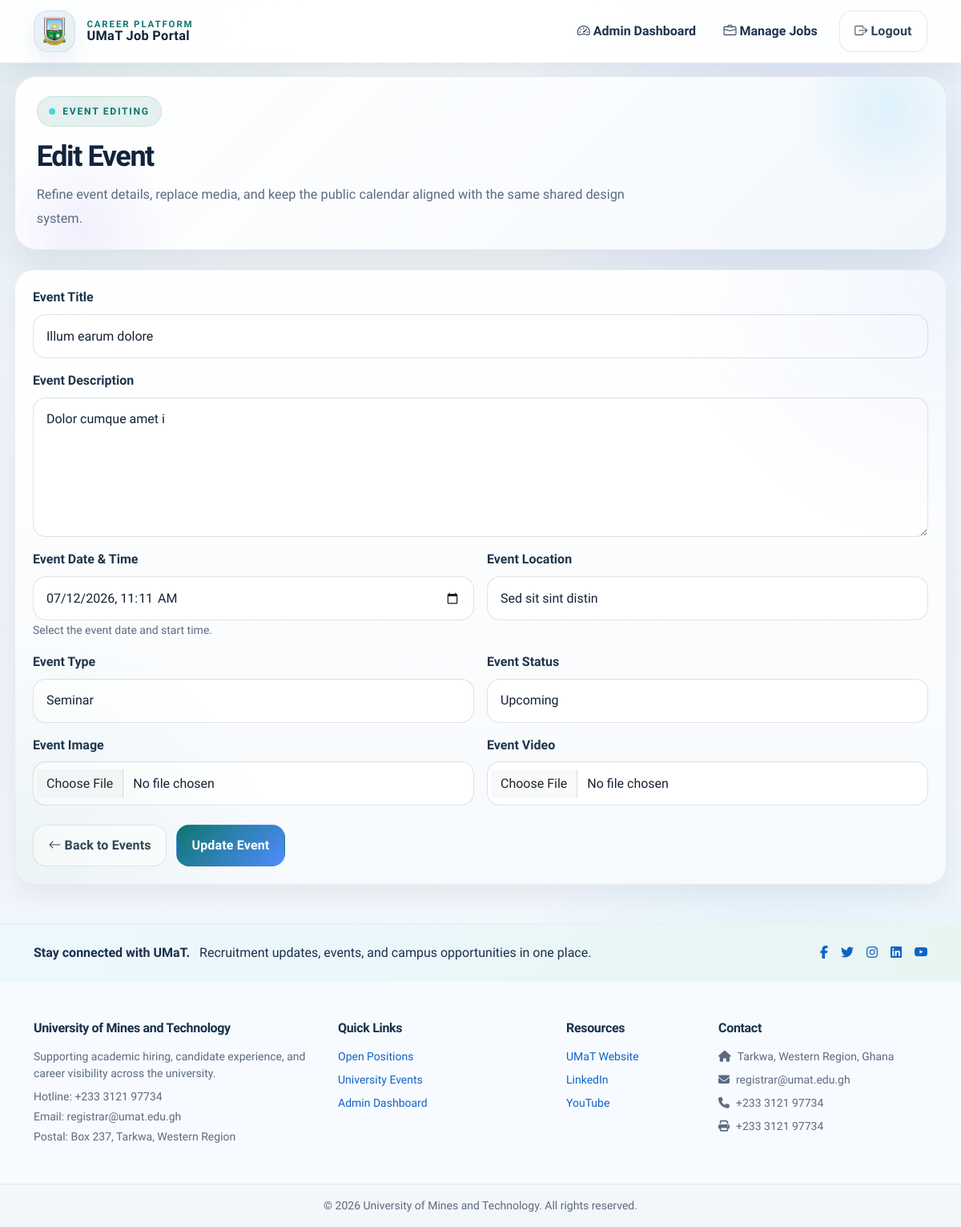
The app's page /admin/events/edit/2 (signed in) with its own data.
### app/models.py (models this page shows, shortened)
class Event(db.Model):
    __tablename__ = "events"
    event_id = db.Column(db.Integer, primary_key=True)
    title = db.Column(db.String(255), nullable=False)
    description = db.Column(db.Text, nullable=False)
    event_date = db.Column(db.DateTime, nullable=False)
    location = db.Column(db.String(255))
    image_path = db.Column(db.String(512))  # Path to event image
    video_path = db.Column(db.String(512))  # Path to event video
    event_type = db.Column(db.String(100), default="general")  # general, academic, career, workshop, etc.
    status = db.Column(db.String(50), nullable=False, default="upcoming")  # upcoming, ongoing, completed, cancelled
    created_by = db.Column(db.Integer, db.ForeignKey("users.id"), nullable=False)
    created_at = db.Column(db.DateTime, nullable=False, default=datetime.utcnow)
    updated_at = db.Column(db.DateTime, nullable=False, default=datetime.utcnow, onupdate=datetime.utcnow)
    creator = db.relationship("User", backref="created_events", lazy=True)

### app/routes.py (the view, shortened to what this page needs)
@bp.route("/admin/events/edit/<int:event_id>", methods=["GET", "POST"])
@login_required
@admin_required
def edit_event(event_id):
    event = Event.query.get_or_404(event_id)
    form = EventForm(obj=event)
    form.submit.label.text = "Update Event"
    return render_template("admin/edit_event.html", title="Edit Event", form=form, event=event)

### app/models.py (called while the page is built)
@login_manager.user_loader
def load_user(user_id):
    return User.query.get(int(user_id))

    def __str__(self):
        return self.value

    def is_admin(self):
        logger.info(f"===DEBUG=== is_admin() called for {self.username}")
        logger.info(f"===DEBUG=== role type: {type(self.role)}, value: {self.role}")
        if isinstance(self.role, str):
            return self.role == "admin"
        return self.role == UserRole.admin

### app/routes.py (called while the page is built)
def admin_required(f):
    @wraps(f)
    def decorated_function(*args, **kwargs):
        if not current_user.is_authenticated or not current_user.is_admin():
            flash("Admin access required.", "danger")
            return redirect(url_for("main.index"))
        return f(*args, **kwargs)
    return decorated_function

### app/templates/admin/edit_event.html (shortened to what this page needs)
{% extends "base.html" %}
{% block content %}
<div class="page-shell">
    <section class="page-hero page-hero--compact">
        <span class="page-hero__eyebrow">Event Editing</span>
        <h1 class="page-hero__title">Edit Event</h1>
        <p class="page-hero__subtitle">Refine event details, replace media, and keep the public calendar aligned with the same shared design system.</p>
    </section>
    <section class="card surface-card--padded">
        <form method="POST" enctype="multipart/form-data">
            <div class="row g-3">
                <div class="col-12">
                    {{ form.title.label(class="form-label") }}
                    {{ form.title(class="form-control") }}
                </div>
                <div class="col-12">
                    {{ form.description.label(class="form-label") }}
                    {{ form.description(class="form-control", rows=6) }}
                </div>
                <div class="col-md-6">
                    {{ form.event_date.label(class="form-label") }}
                    {{ form.event_date(class="form-control event-datetime-picker", type="datetime-local", step="60") }}
                    <small class="form-text">Select the event date and start time.</small>
                </div>
                <div class="col-md-6">
                    {{ form.location.label(class="form-label") }}
                    {{ form.location(class="form-control") }}
                </div>
                <div class="col-md-6">
                    {{ form.event_type.label(class="form-label") }}
                    {{ form.event_type(class="form-select") }}
                </div>
                <div class="col-md-6">
                    {{ form.status.label(class="form-label") }}
                    {{ form.status(class="form-select") }}
                </div>
                <div class="col-md-6">
                    {{ form.image.label(class="form-label") }}
                    {{ form.image(class="form-control") }}
                </div>
                <div class="col-md-6">
                    {{ form.video.label(class="form-label") }}
                    {{ form.video(class="form-control") }}
                </div>
            </div>
            <div class="action-cluster mt-4">
                <a href="{{ url_for('main.list_events') }}" class="btn btn-outline-secondary">
                    <i class="bi bi-arrow-left me-1"></i>Back to Events
                </a>
                {{ form.submit(class="btn btn-primary") }}
            </div>
        </form>
    </section>
</div>
{% endblock %}

### records on screen
Event: title "Illum earum dolore", description "Dolor cumque amet i", event_date "07/12/2026 11:11", location "Sed sit sint distin", event_type "Seminar", status "Upcoming"
